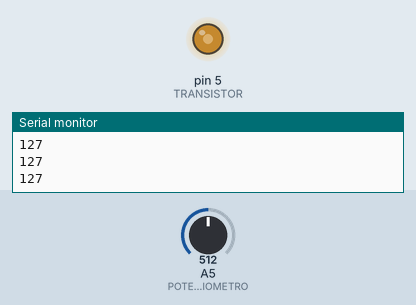
This sketch was run on a simulated Arduino Uno, built with avr-gcc and run on an emulated ATmega328P. Parts: output pins drawn as LEDs (lit = HIGH), the last lines printed to the serial monitor. The inputs (shaded band) are chosen by the test bench; at power-on: A5 (POTENCIOMETRO) = 512.

Above: at 1.2 s.
1.3 s: A5 (POTENCIOMETRO) set to 716
At 2.3 s:
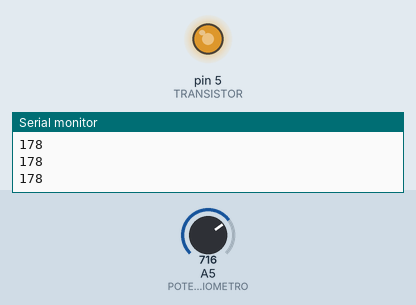
2.8 s: A5 (POTENCIOMETRO) set to 900
At 3.5 s:
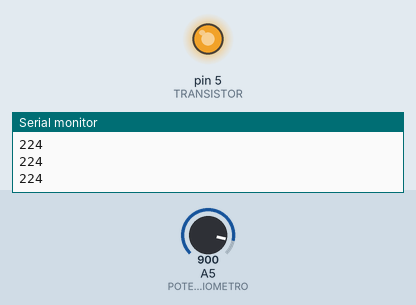
4.3 s: A5 (POTENCIOMETRO) set to 122
At 5.5 s:
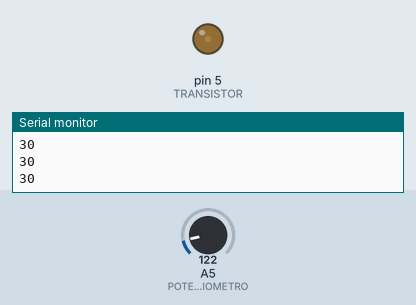
5.8 s: A5 (POTENCIOMETRO) set to 0
At 6.9 s:
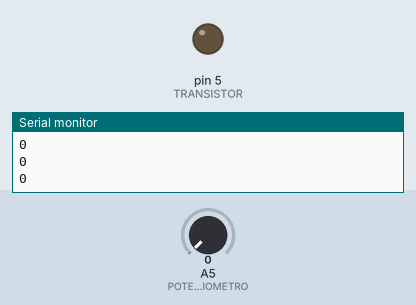
7.3 s: A5 (POTENCIOMETRO) set to 511
At 8.0 s:
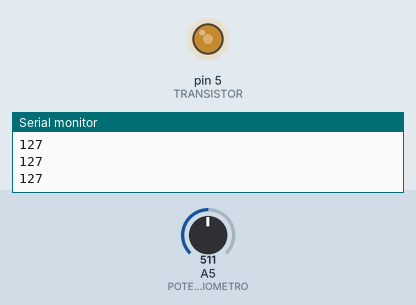
Timing chart, 0 to 9.8 s (numbered marks = the images above; inputs shaded):
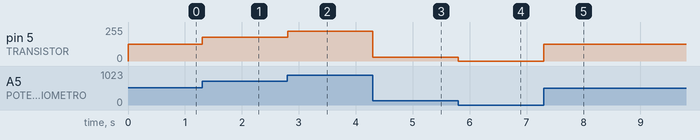

The sketch:

laboratorio4.ino
```cpp
void setup()
{
  pinMode(A5,INPUT); // POTENCIOMETRO
  pinMode(5,OUTPUT); // TRANSISTOR
  Serial.begin(9600);
}

void loop()
{
  int pot = analogRead(A5);
  int velo = map(pot,0,1023,0,255);
  analogWrite(5,velo);
  Serial.println(velo);
}
```

Measured:
- after the input at 1.3 s, pin 5 (TRANSISTOR): 127/255 → 178/255 at once
- after the input at 2.8 s, pin 5 (TRANSISTOR): 178/255 → 224/255 at once
- after the input at 4.3 s, pin 5 (TRANSISTOR): 224/255 → 30/255 at once
- after the input at 5.8 s, pin 5 (TRANSISTOR): 30/255 → 0/255 at once
- after the input at 7.3 s, pin 5 (TRANSISTOR): 0/255 → 127/255 at once
